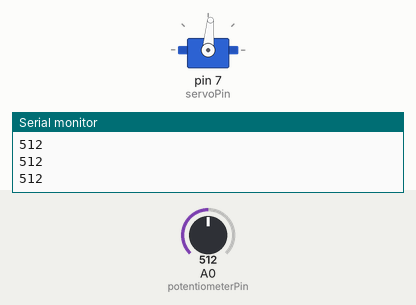
This sketch was run on a simulated Arduino Uno, built with avr-gcc and run on an emulated ATmega328P. On the bench: servo, the last lines printed to the serial monitor. The test bench sets the inputs (shaded band); at power-on: A0 (potentiometerPin) = 512.

Above: at 1.2 s.
1.3 s: A0 (potentiometerPin) set to 716
At 2.5 s:
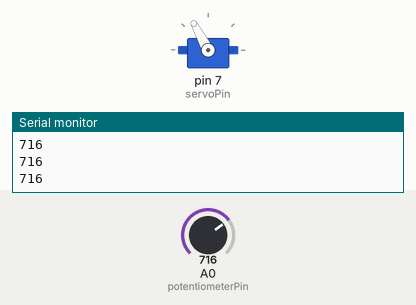
2.8 s: A0 (potentiometerPin) set to 900
At 4.0 s:
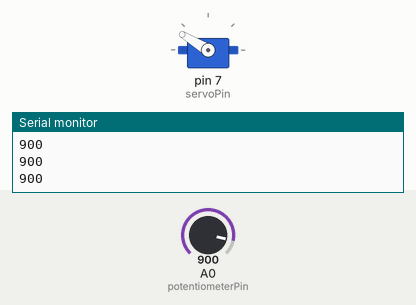
4.3 s: A0 (potentiometerPin) set to 1023
At 5.5 s:
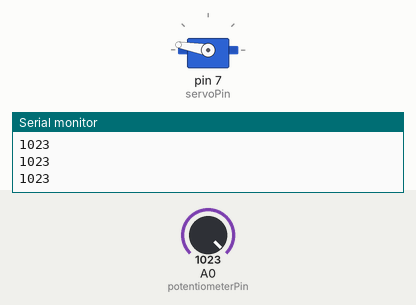
5.8 s: A0 (potentiometerPin) set to 306
At 6.1 s:
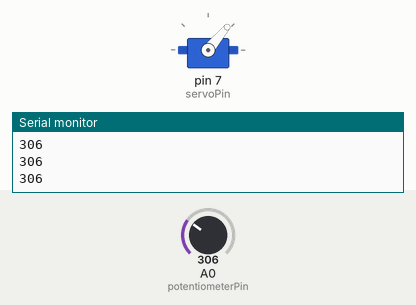
7.3 s: A0 (potentiometerPin) set to 122
At 8.3 s:
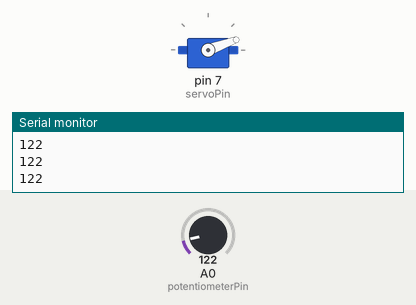
8.8 s: A0 (potentiometerPin) set to 0
At 9.9 s:
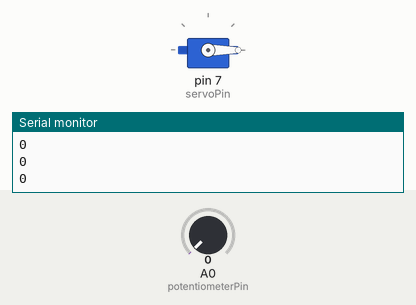
Timing chart, 0 to 11.3 s (numbered marks = the images above; inputs shaded):
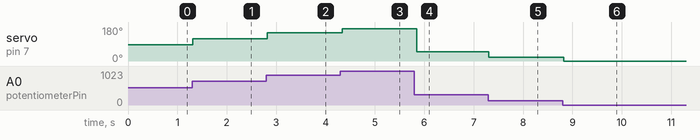

The sketch:

servo.ino
```cpp
#include <Servo.h> // Include the Servo library

const int potentiometerPin = A0; // Define the potentiometer pin
const int servoPin = 7;           // Define the PWM output pin


Servo myservo;// Create a Servo object for pin 7

void setup() {
  Serial.begin(9600);
  myservo.attach(servoPin);          // Initialize serial communication
}

void loop() {
  int potValue = analogRead(potentiometerPin); // Read the potentiometer value
  int angValue = map(potValue, 0, 1023, 0, 170); // Map the value to servo angle range
  myservo.write(angValue);               // Set the PWM duty cycle on pin 7
  Serial.println(potValue);                    // Print the PWM value to the Serial Monitor
  delay(50);                                   // Add a small delay
}
```

Measured:
- after the input at 1.3 s, servo on pin 7 (servoPin): 85° → 118° at once
- after the input at 2.8 s, servo on pin 7 (servoPin): 118° → 149° at once
- after the input at 4.3 s, servo on pin 7 (servoPin): 149° → 170° at once
- after the input at 5.8 s, servo on pin 7 (servoPin): 170° → 50° after 0.05 s
- after the input at 7.3 s, servo on pin 7 (servoPin): 50° → 20° at once
- after the input at 8.8 s, servo on pin 7 (servoPin): 20° → 0° at once
